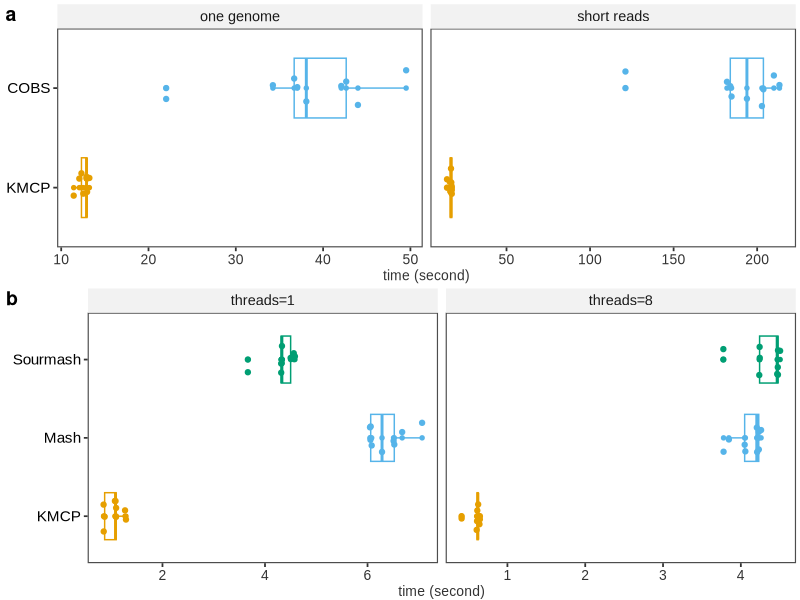

Here is the R script that generated this plot:
#!/usr/bin/env Rscript
library(tidyverse)
library(dplyr)
library(scales)
library(ggthemes)
library(cowplot)

theme1 <- theme_bw() +
    theme(
        panel.border = element_rect(color = "grey30", size = 0.8),
        panel.background = element_blank(),
        panel.grid.major = element_blank(),
        panel.grid.minor = element_blank(),
        # plot.margin = unit(c(0.1,0.4,0.1,0.1),"cm"),
        axis.ticks.y = element_line(size = 0.6),
        axis.ticks.x = element_line(size = 0.6),
        
        strip.background = element_rect(
            colour = "white",
            fill = "grey95",
            size = 0.2
        ),
        strip.text.y = element_text(size = 13),
        
        legend.text = element_text(size = 13),
        legend.margin = margin(0.1, 0.1, 0.1, 0.1, unit = "cm"),
        
        text = element_text(size = 13, family = "arial"),
        plot.title = element_text(size = 15),
        plot.margin = unit(c(0.1,0.1,0.1,0.5), "cm"),
    )

## ------------------------------------------------------------------


df <- read.csv("bench.kmcp-cobs.csv")

df$app <- factor(df$app, levels = c('KMCP', 'COBS'))

n <- length(unique(df$app))

colors <- colorblind_pal()(n+1)[2:(n+1)]

p1 <- ggplot(df,
            aes(app, time, color = app)) +
    geom_boxplot(width = 0.6) + 
    geom_jitter(width = 0.2) +
    geom_point(size = 1.2) +
    coord_flip() +
    facet_grid(. ~ group, scales = "free_x") + 
    xlab(NULL) +
    ylab('time (second)') +
    scale_color_manual(values = colors) +
    theme1 +
    theme(legend.position = "none",
          axis.text.y = element_text(size = 11, color="black"),
          axis.text.x = element_text(size = 10, color="grey20"),
          axis.title.x = element_text(size = 10, color="grey20"),
          )

## ------------------------------------------------------------------

df2 <- read.csv("bench.kmcp-mash-sourmash.csv")

df2$app <- factor(df2$app, levels = c('KMCP', 'Mash', 'Sourmash'))

n <- length(unique(df2$app))

colors <- colorblind_pal()(n+1)[2:(n+1)]

p2 <- ggplot(df2,
            aes(app, time, color = app)) +
    geom_boxplot(width = 0.6) + 
    geom_jitter(width = 0.2) +
    geom_point(size = 1.2) +
    coord_flip() +
    facet_grid(. ~ group, scales = "free_x") + 
    xlab(NULL) +
    ylab('time (second)') +
    scale_color_manual(values = colors) +
    theme1 +
    theme(legend.position = "none",
          axis.text.y = element_text(size = 11, color="black"),
          axis.text.x = element_text(size = 10, color="grey20"),
          axis.title.x = element_text(size = 10, color="grey20"),
    )

## ------------------------------------------------------------------

p <- plot_grid(
    p1,
    p2,
    nrow = 2,
    labels = c("a", "b"),
    rel_heights = c(1.8, 2)
)


ggsave(p,
       file = "bench.searching.jpg",
       width = 5,
       height = 3.5)
